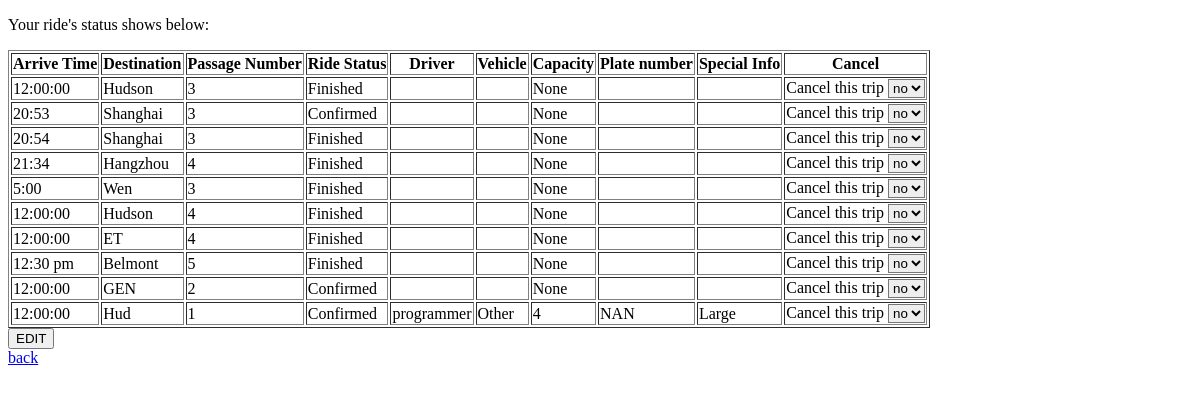
Before: /request/riderequest/ridestatus (signed in) with the older database file.
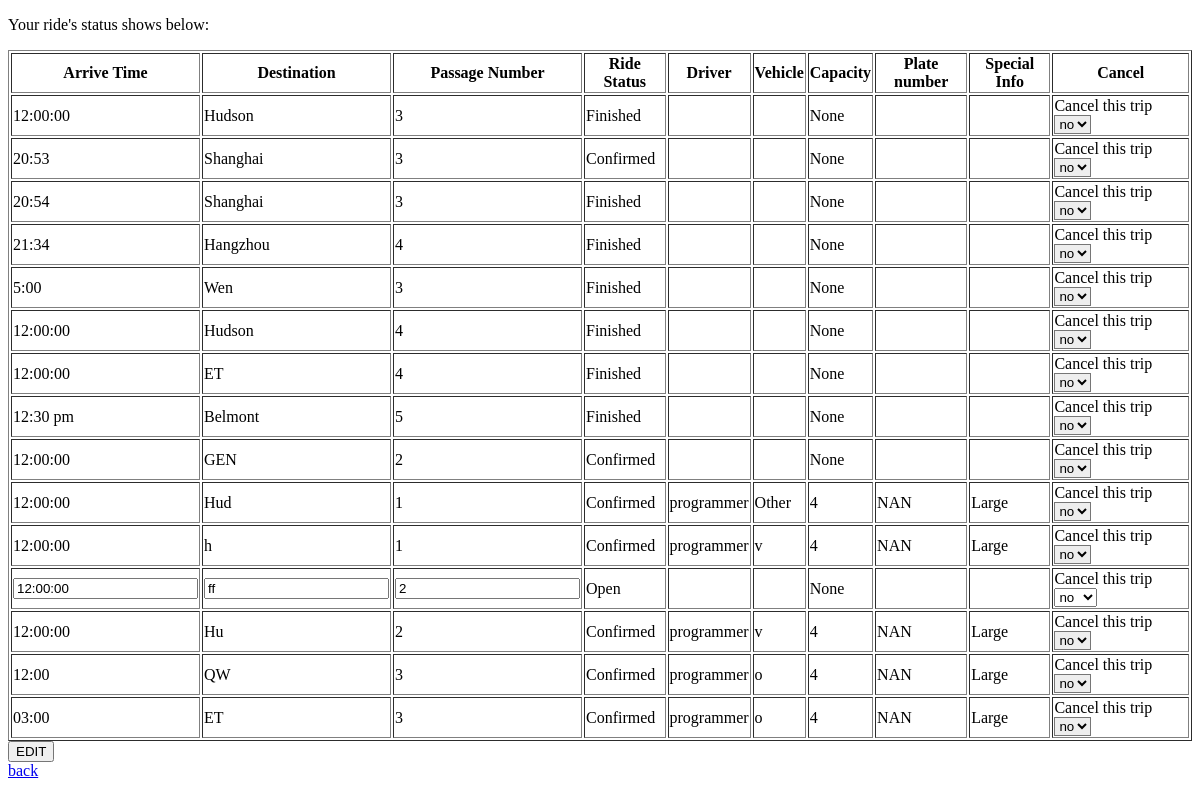
After: the same page with the newer database file.
### ride_request/models.py (models this page shows, shortened)
class ride_request(models.Model):
    user = models.ManyToManyField(
        settings.AUTH_USER_MODEL)
    arriveTime = models.CharField(blank=False, max_length=256, help_text="Time Form: xx:xx ")
    Destination = models.CharField(max_length = 256, blank = False)
    PassageNum = models.PositiveSmallIntegerField(blank = False,verbose_name="Passger Number")
    Vehicle_type = models.CharField(max_length = 256, blank = True, choices =VEHCILE_TYPE, help_text="Optional")
    Share = models.BooleanField(blank = False)
    Other_request = models.CharField(max_length = 256, blank =True, help_text="Optional", choices=info)
    ride_status = models.CharField(max_length = 200, blank = True, default = 'O', choices = STATUS_TYPE)
    driver=models.CharField(max_length= 200,blank=True)
    vehicle=models.CharField(max_length= 200,blank=True)
    capacity=models.IntegerField(blank=True,null=True)
    plate=models.CharField(max_length= 200,blank=True)
    info=models.CharField(max_length= 200,blank=True)
    owner=models.CharField(max_length= 200,blank=True)

### ride_request/views.py (the view, shortened to what this page needs)
# urls.py: path('riderequest/ridestatus', views.view_status, name ='ridestatus'),
def view_status(request):
    owner= CustomUser.objects.get(username=request.user.username)
    list=owner.ride_request_set.all()
    context = {
        'list': list
    }
    return render(request, 'ride_request/status_view.html', context=context)

### templates/ride_request/status_view.html (shortened to what this page needs)
<!DOCTYPE html>
<html lang="en">
<head>
</head>
<body>
    {% if user.is_authenticated %}
    <p >Your ride's status shows below:</p>
    <form name = 'Status', method="POST", action="{% url 'ridestatus' %}">
        <table border="1">
        <tr>
            <th>Arrive Time</th>
            <th>Destination</th>
            <th>Passage Number</th>
            <th>Ride Status</th>
            <th>Driver</th>
            <th>Vehicle</th>
            <th>Capacity</th>
            <th>Plate number</th>
            <th>Special Info</th>
            <th>Cancel</th>
        </tr>
      {% for ride in list %}
       <tr>
            {% if ride.ride_status == 'O'%}
           <td><input type = "text", name = "arriveTime", value="{{ride.arriveTime}}"></td>
           <td><input type = "text", name = "Destination", value="{{ride.Destination}}"></td>
           <td><input type = "text", name = "PassageNum", value="{{ride.PassageNum}}"> </td>
           {%else%}
            <td>{{ride.arriveTime}} </td>
           <td>{{ride.Destination}} </td>
           <td> {{ride.PassageNum}}</td>
           {%endif%}
           {% if ride.ride_status == 'F'%}
           <td> Finished </td>
           {% else %}
           {% if ride.ride_status == 'O'%}
                <td> Open </td>
           {% else %}
                <td> Confirmed </td>
           {%endif%}
            {%endif%}
           <td> {{ride.driver}} </td>
           <td> {{ride.vehicle}} </td>
           <td> {{ride.capacity}}</td>
           <td> {{ride.plate}} </td>
           <td> {{ride.info}} </td>
           {% if ride.ride_status == 'O'%}
           <td>Cancel this trip
               <select name="cancel">
                   <option value="no">no</option>
                </select>
           </td>
           {%else%}
           <td>Cancel this trip
               <select name="cancel" style="background-color: #EEEEEE;">
                  <option value="no">no</option>
                </select>
           </td>
           {%endif%}
       </tr>
             {% endfor %}
            </table>
        <input type="submit" value="EDIT", >
    </form>
<a href="{% url 'home' %}">back</a>
    {% endif %}
</body>
</html>

Changed rows visible on the page:
added ride_request: arriveTime "12:00:00", Destination "h", PassageNum "1", ride_status "Confirmed", driver "programmer", vehicle "v", capacity "4", plate "NAN", info "Large"
added ride_request: arriveTime "12:00:00", Destination "ff", PassageNum "2", ride_status "Open", capacity "None"
added ride_request: arriveTime "12:00:00", Destination "Hu", PassageNum "2", ride_status "Confirmed", driver "programmer", vehicle "v", capacity "4", plate "NAN", info "Large"
added ride_request: arriveTime "12:00", Destination "QW", PassageNum "3", ride_status "Confirmed", driver "programmer", vehicle "o", capacity "4", plate "NAN", info "Large"
added ride_request: arriveTime "03:00", Destination "ET", PassageNum "3", ride_status "Confirmed", driver "programmer", vehicle "o", capacity "4", plate "NAN", info "Large"
